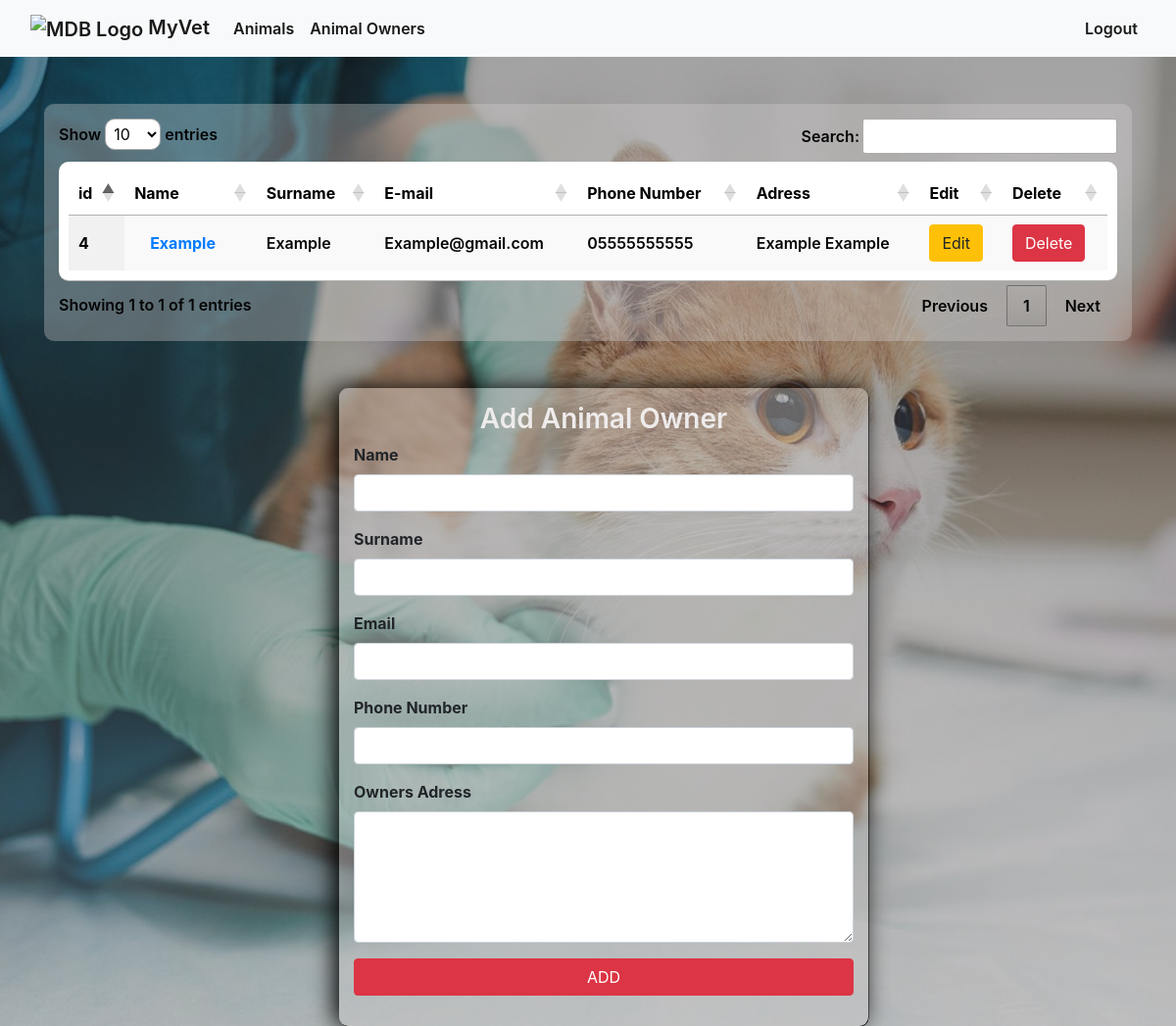
The page /animalowners/ (signed in) on the database as committed earlier.
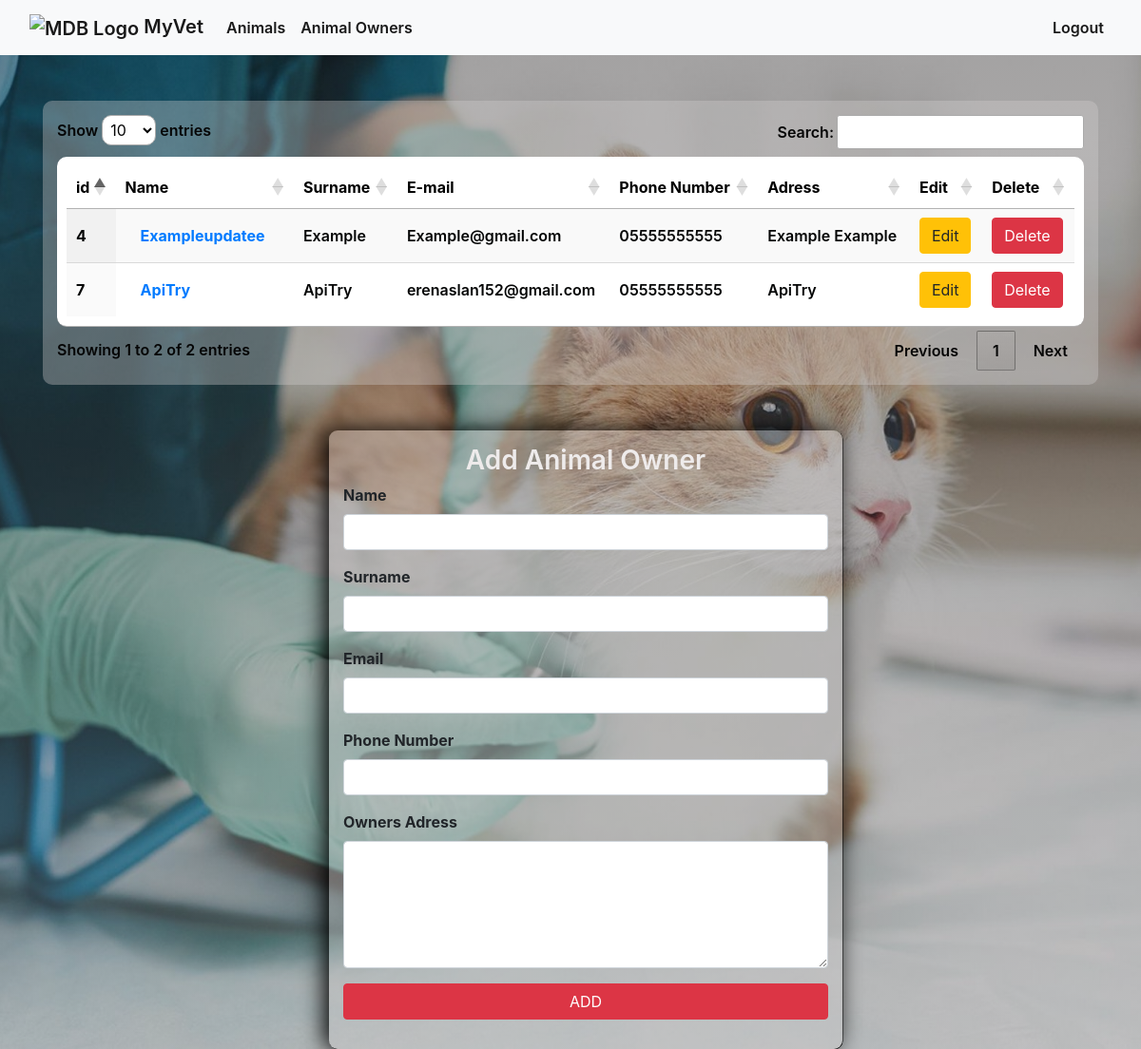
The same page on the database as committed later.
### hayvanlar/models.py (models this page shows, shortened)
class AnimalOwners(models.Model):
    name = models.CharField(max_length=20)
    surname = models.CharField(max_length=20)
    address = models.TextField(max_length=40)
    email = models.EmailField(max_length=30)
    phone = models.CharField(max_length=11)

### hayvanlar/views.py (the view, shortened to what this page needs)
# urls.py: path('owners/',api_views.OwnersListCreateAPIView.as_view(),name='ownerslist'),
@login_required(login_url = "user:sign_in")
def owners(request):
    owners=AnimalOwners.objects.all()
    form=OwnersForm()
    context={"owners":owners,"form":form}
    return render(request,"animalowners.html",context)

### hayvanlar/forms.py
class OwnersForm(ModelForm):
   class Meta:
        model = AnimalOwners
        fields = ['name', 'surname', 'email', 'phone','address']

### hayvanlar/templates/animalowners.html (shortened to what this page needs)
{% extends 'layout.html' %}
{% load static %}
 {% block body %}
<div class="container mt-5">
  <table id="example" class="display" style="width:100%">
    <thead class="table_head">
        <tr>
          <th scope="col">id</th>
          <th scope="col">Name</th>
          <th scope="col">Surname</th>
          <th scope="col">E-mail</th>
          <th scope="col">Phone Number</th>
          <th scope="col">Adress</th>
          <th scope="col">Edit</th>
          <th scope="col">Delete</th>
        </tr>
    </thead>
    <tbody>
      {% for owner in owners %}
      <tr>
        <th scope="row">{{owner.id}}</th>
        <td>
          <a class="nav-link" href="{%url 'hayvanlar:owner_detail' owner.id %}">{{owner.name}}</a>
        </td>
        <td>{{owner.surname}}</td>
        <td>{{owner.email}}</td>
        <td>{{owner.phone}}</td>
        <td>{{owner.address}}</td>
        <td>
          <a href="{%url 'hayvanlar:owner-update' owner.id %}">
            <button class="btn btn-warning">Edit</button></a
          >
        </td>
        <td>
          <a href="{%url 'hayvanlar:owner_delete' owner.id %}">
            <button class="btn btn-danger">Delete</button></a
          >
        </td>
      </tr>
      {% endfor %}
    </tbody>
</table>
<div class="row my-5">
  <div class="col-md-3"></div>
  <div class="col-md-6 mx-3">
    <form
    class="sahip-form"
    action="{%url 'hayvanlar:animalowners' %}"
    method="post"
    id="form-control"
    >
    <div class="text-center">
      <h3 >Add Animal Owner</h3>
    </div>
    <div class="form-group label-floating is-empty">
      <label class="control-label">Name</label><br />
      <div class="form-group label-floating is-empty">
        <input class="form-control" type="text" name="name" maxlength="20" required="" id="id_name">
      </div>
    </div>
    <div class="form-group label-floating is-empty">
      <label class="control-label">Surname</label><br />
      <div class="form-group label-floating is-empty">
        <input class="form-control" type="text" name="surname" maxlength="20" required="" id="id_surname">
      </div>
    </div>
    <div class="form-group label-floating is-empty">
      <label class="control-label">Email</label><br />
      <div class="form-group label-floating is-empty">
        <input class="form-control" type="email" name="email" maxlength="30" required="" id="id_email">
      </div>
    </div>
    <div class="form-group label-floating is-empty">
      <label class="control-label">Phone Number</label><br />
      <input
        type="text"
        class="form-control"
        name="phone"
        maxlength="11"
        required=""
        id="id_phone"
        pattern="[0]{1}[5]{1}[0-9]{2}[0-9]{3}[0-9]{2}[0-9]{2}"
        oninvalid="this.setCustomValidity('Lütfen geçerli formatta bir telefon numarası giriniz. Örneğin: 05334442222')"
        oninput="this.setCustomValidity('')"
      />
    </div>
    <div class="form-group label-floating is-empty">
      <label class="control-label">Owners Adress </label>
      <div class="form-group label-floating is-empty">
        <textarea class="form-control" name="address" cols="20" rows="5" maxlength="40" required="" id="id_address"></textarea>
      </div>
    </div>
    <div class="form-group">
      <button type="submit" class="btn btn-danger btn-block">ADD</button>
    </div>
  </form>
  </div>
</div>
</div>
{% endblock %}

Rows that differ between the two databases and show on the page:
changed AnimalOwners "Example": name "Example" → "Exampleupdatee"
added AnimalOwners: id "7", name "ApiTry", surname "ApiTry", email "erenaslan152@gmail.com", phone "05555555555", address "ApiTry"
Other text that changed with them:
text written by a page script: "Show entries Search: Showing 1 to 1 of 1 entries Previous 1 Next" → "Show entries Search: Showing 1 to 2 of 2 entries Previous 1 Next"
